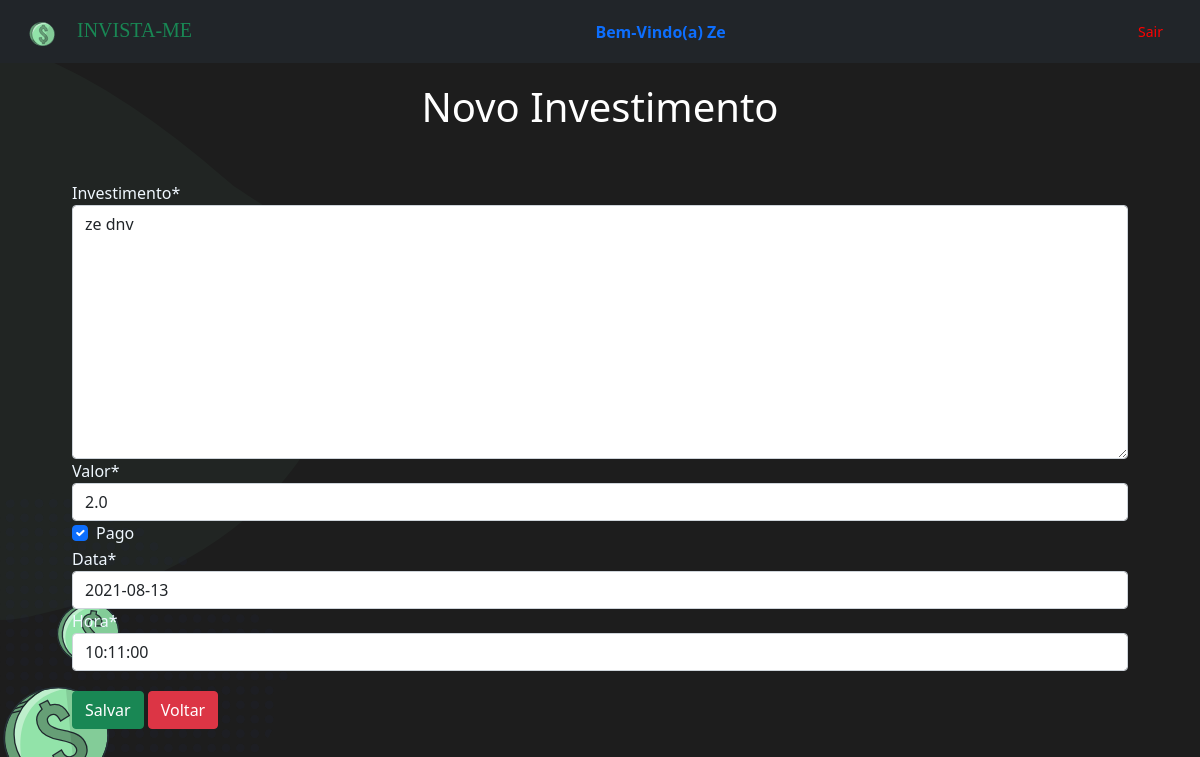
The app's page /novo_investimento/13 (signed in) with its own data.
### invistame/models.py (models this page shows)
class Investimento(models.Model):
    investimento = models.TextField(max_length=200)
    valor = models.FloatField(max_length=9)
    pago = models.BooleanField(default=False)
    data = models.DateField(default=datetime.now)
    hora = models.TimeField(default=time.strftime('%H:%M', time.localtime()))

### invistame/views.py (the view)
# urls.py: path('novo_investimento/<int:id_investimento>', views.editar, name='editar'),
def editar(request, id_investimento):
    investimento = Investimento.objects.get(pk=id_investimento)
    if request.method == 'GET':
        formulario = InvestimentoForm(instance=investimento)
        return render(request, 'investimentos/novo_investimento.html', {'formulario': formulario})
    else:
        formulario = InvestimentoForm(request.POST, instance=investimento)
        if formulario.is_valid():
            formulario.save()
        return redirect('listagem')

### invistame/forms.py
class InvestimentoForm(ModelForm):
    class Meta:
        model = Investimento
        fields = '__all__'

### invistame/templates/investimentos/novo_investimento.html (shortened to what this page needs)
{% extends 'base.html' %}
{% block content %}
{% load crispy_forms_tags %}
<div class="container">
    <h1 style="text-align: center; color:white; margin: 20px;" >Novo Investimento</h1>
    <form method="POST" style="color: aliceblue; padding: 30px; ">
        {{formulario | crispy}}
        <div style="margin-top: 20px;" >
            <button class="btn btn-success" type="submit">Salvar</button>
            <button class="btn btn-danger"><a style="color: white; text-decoration: none;"
                    href="{% url 'listagem' %}">Voltar</a></button>
        </div>
    </form>
</div>
{% endblock %}

### invistame/templates/base.html (shortened to what this page needs)
{% load static %}
<!doctype html>
<html>
<head>
  <link href="https://cdn.jsdelivr.net/npm/bootstrap@5.0.2/dist/css/bootstrap.min.css" rel="stylesheet"
>
  <link rel="stylesheet" href="{% static 'css/styles.css' %}">
</head>
<body>
  {% if user.is_authenticated %}
  <div class="navbar-index">
    <nav class="navbar navbar-light bg-dark">
      <div class="container-fluid">
        <a class="navbar-brand text-success" style="font-family: 'Bungee', cursive;" href="{% url 'listagem' %}">
          <img src="{% static 'img/icon-title.svg' %}" alt="icone" width="60" height="30"
            class="d-inline-block align-text-top">
          INVISTA-ME
        </a>
        <li style="display: flex; justify-content: center;">
          <strong class='nav-item nav-link'>Bem-Vindo(a) {{user.get_username.title}}</strong>
        </li>
        <button class="btn btn-sm btn-outline-secundary justify-content-end" type="button"><a href="{% url 'logout' %}"
            style="color: red;" class="nav-link">Sair</a></button>
          </div>
        </nav>
      </div>
  {% endif %}
  {% block content %}
  {% endblock %}
</body>
</html>

### invistame/static/css/styles.css (style rules this page uses)
body { background: url("/static/img/page.svg"); background-repeat: no-repeat; background-size: cover; position: relative; height: 100vh; width: 100vw; }

### records on screen
Investimento: investimento "ze dnv", valor "2.0", pago "☑", data "2021-08-13", hora "10:11:00"

### other values on screen
{{ user.get_username.title }} "Ze"
